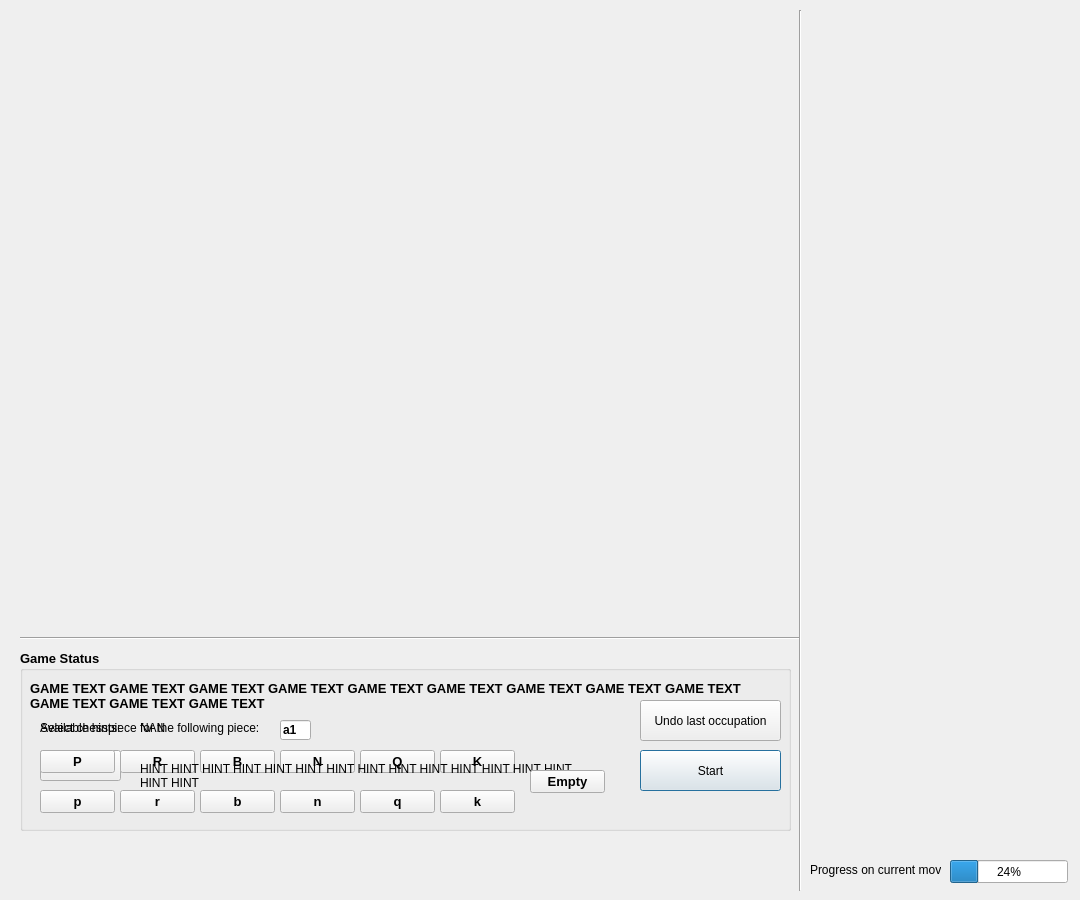
<?xml version="1.0" encoding="UTF-8"?>
<ui version="4.0">
 <class>Dialog</class>
 <widget class="QDialog" name="Dialog">
  <property name="windowModality">
   <enum>Qt::WindowModal</enum>
  </property>
  <property name="geometry">
   <rect>
    <x>0</x>
    <y>0</y>
    <width>1080</width>
    <height>900</height>
   </rect>
  </property>
  <property name="sizePolicy">
   <sizepolicy hsizetype="Fixed" vsizetype="Fixed">
    <horstretch>0</horstretch>
    <verstretch>0</verstretch>
   </sizepolicy>
  </property>
  <property name="minimumSize">
   <size>
    <width>1080</width>
    <height>900</height>
   </size>
  </property>
  <property name="maximumSize">
   <size>
    <width>1080</width>
    <height>900</height>
   </size>
  </property>
  <property name="windowTitle">
   <string>Chess Gameplay</string>
  </property>
  <property name="sizeGripEnabled">
   <bool>false</bool>
  </property>
  <widget class="QWidget" name="gridLayoutWidget">
   <property name="geometry">
    <rect>
     <x>20</x>
     <y>10</y>
     <width>771</width>
     <height>611</height>
    </rect>
   </property>
   <layout class="QGridLayout" name="gridLayout"/>
  </widget>
  <widget class="QGroupBox" name="groupBox">
   <property name="geometry">
    <rect>
     <x>20</x>
     <y>650</y>
     <width>771</width>
     <height>181</height>
    </rect>
   </property>
   <property name="font">
    <font>
     <pointsize>10</pointsize>
     <weight>75</weight>
     <bold>true</bold>
    </font>
   </property>
   <property name="title">
    <string>Game Status</string>
   </property>
   <widget class="QPushButton" name="GameButton">
    <property name="geometry">
     <rect>
      <x>620</x>
      <y>100</y>
      <width>141</width>
      <height>41</height>
     </rect>
    </property>
    <property name="sizePolicy">
     <sizepolicy hsizetype="Minimum" vsizetype="Fixed">
      <horstretch>0</horstretch>
      <verstretch>10</verstretch>
     </sizepolicy>
    </property>
    <property name="font">
     <font>
      <pointsize>9</pointsize>
      <weight>50</weight>
      <bold>false</bold>
     </font>
    </property>
    <property name="text">
     <string>Start</string>
    </property>
    <property name="autoRepeatDelay">
     <number>2000</number>
    </property>
   </widget>
   <widget class="QLabel" name="GameStatus_Text_Label">
    <property name="geometry">
     <rect>
      <x>10</x>
      <y>30</y>
      <width>741</width>
      <height>31</height>
     </rect>
    </property>
    <property name="sizePolicy">
     <sizepolicy hsizetype="Preferred" vsizetype="Maximum">
      <horstretch>0</horstretch>
      <verstretch>0</verstretch>
     </sizepolicy>
    </property>
    <property name="text">
     <string>GAME TEXT GAME TEXT GAME TEXT GAME TEXT GAME TEXT GAME TEXT GAME TEXT GAME TEXT GAME TEXT GAME TEXT GAME TEXT GAME TEXT </string>
    </property>
    <property name="wordWrap">
     <bool>true</bool>
    </property>
   </widget>
   <widget class="QPushButton" name="HintButton">
    <property name="geometry">
     <rect>
      <x>20</x>
      <y>100</y>
      <width>81</width>
      <height>31</height>
     </rect>
    </property>
    <property name="font">
     <font>
      <pointsize>9</pointsize>
      <weight>50</weight>
      <bold>false</bold>
     </font>
    </property>
    <property name="text">
     <string>Show hint</string>
    </property>
   </widget>
   <widget class="QLabel" name="Hint_Label_Text">
    <property name="geometry">
     <rect>
      <x>20</x>
      <y>70</y>
      <width>91</width>
      <height>16</height>
     </rect>
    </property>
    <property name="font">
     <font>
      <pointsize>9</pointsize>
      <weight>50</weight>
      <bold>false</bold>
     </font>
    </property>
    <property name="text">
     <string>Available hints: </string>
    </property>
   </widget>
   <widget class="QLabel" name="Hint_Label_Hint">
    <property name="geometry">
     <rect>
      <x>120</x>
      <y>110</y>
      <width>451</width>
      <height>31</height>
     </rect>
    </property>
    <property name="font">
     <font>
      <pointsize>9</pointsize>
      <weight>50</weight>
      <bold>false</bold>
     </font>
    </property>
    <property name="text">
     <string>HINT HINT HINT HINT HINT HINT HINT HINT HINT HINT HINT HINT HINT HINT HINT HINT </string>
    </property>
    <property name="wordWrap">
     <bool>true</bool>
    </property>
   </widget>
   <widget class="QLabel" name="Hint_Label_No">
    <property name="geometry">
     <rect>
      <x>120</x>
      <y>70</y>
      <width>61</width>
      <height>16</height>
     </rect>
    </property>
    <property name="font">
     <font>
      <pointsize>9</pointsize>
      <weight>50</weight>
      <bold>false</bold>
     </font>
    </property>
    <property name="text">
     <string>NAN</string>
    </property>
   </widget>
   <widget class="QPushButton" name="Button_R">
    <property name="geometry">
     <rect>
      <x>100</x>
      <y>100</y>
      <width>75</width>
      <height>23</height>
     </rect>
    </property>
    <property name="text">
     <string>R</string>
    </property>
   </widget>
   <widget class="QPushButton" name="Button_Q">
    <property name="geometry">
     <rect>
      <x>340</x>
      <y>100</y>
      <width>75</width>
      <height>23</height>
     </rect>
    </property>
    <property name="text">
     <string>Q</string>
    </property>
   </widget>
   <widget class="QPushButton" name="Button_p">
    <property name="geometry">
     <rect>
      <x>20</x>
      <y>140</y>
      <width>75</width>
      <height>23</height>
     </rect>
    </property>
    <property name="text">
     <string>p</string>
    </property>
   </widget>
   <widget class="QPushButton" name="Button_b">
    <property name="geometry">
     <rect>
      <x>180</x>
      <y>140</y>
      <width>75</width>
      <height>23</height>
     </rect>
    </property>
    <property name="text">
     <string>b</string>
    </property>
   </widget>
   <widget class="QPushButton" name="Button_k">
    <property name="geometry">
     <rect>
      <x>420</x>
      <y>140</y>
      <width>75</width>
      <height>23</height>
     </rect>
    </property>
    <property name="text">
     <string>k</string>
    </property>
   </widget>
   <widget class="QPushButton" name="Button_P">
    <property name="geometry">
     <rect>
      <x>20</x>
      <y>100</y>
      <width>75</width>
      <height>23</height>
     </rect>
    </property>
    <property name="text">
     <string>P</string>
    </property>
   </widget>
   <widget class="QPushButton" name="Button_B">
    <property name="geometry">
     <rect>
      <x>180</x>
      <y>100</y>
      <width>75</width>
      <height>23</height>
     </rect>
    </property>
    <property name="text">
     <string>B</string>
    </property>
   </widget>
   <widget class="QPushButton" name="Button_r">
    <property name="geometry">
     <rect>
      <x>100</x>
      <y>140</y>
      <width>75</width>
      <height>23</height>
     </rect>
    </property>
    <property name="text">
     <string>r</string>
    </property>
   </widget>
   <widget class="QPushButton" name="Button_K">
    <property name="geometry">
     <rect>
      <x>420</x>
      <y>100</y>
      <width>75</width>
      <height>23</height>
     </rect>
    </property>
    <property name="text">
     <string>K</string>
    </property>
   </widget>
   <widget class="QPushButton" name="Button_q">
    <property name="geometry">
     <rect>
      <x>340</x>
      <y>140</y>
      <width>75</width>
      <height>23</height>
     </rect>
    </property>
    <property name="text">
     <string>q</string>
    </property>
   </widget>
   <widget class="QPushButton" name="Button_n">
    <property name="geometry">
     <rect>
      <x>260</x>
      <y>140</y>
      <width>75</width>
      <height>23</height>
     </rect>
    </property>
    <property name="text">
     <string>n</string>
    </property>
   </widget>
   <widget class="QPushButton" name="Button_N">
    <property name="geometry">
     <rect>
      <x>260</x>
      <y>100</y>
      <width>75</width>
      <height>23</height>
     </rect>
    </property>
    <property name="text">
     <string>N</string>
    </property>
   </widget>
   <widget class="QPushButton" name="MidgameButton">
    <property name="geometry">
     <rect>
      <x>620</x>
      <y>50</y>
      <width>141</width>
      <height>41</height>
     </rect>
    </property>
    <property name="sizePolicy">
     <sizepolicy hsizetype="Minimum" vsizetype="Fixed">
      <horstretch>0</horstretch>
      <verstretch>10</verstretch>
     </sizepolicy>
    </property>
    <property name="font">
     <font>
      <pointsize>9</pointsize>
      <weight>50</weight>
      <bold>false</bold>
     </font>
    </property>
    <property name="text">
     <string>Undo last occupation</string>
    </property>
    <property name="autoRepeatDelay">
     <number>2000</number>
    </property>
   </widget>
   <widget class="QLabel" name="Field_Label_Text">
    <property name="geometry">
     <rect>
      <x>20</x>
      <y>70</y>
      <width>251</width>
      <height>16</height>
     </rect>
    </property>
    <property name="font">
     <font>
      <pointsize>9</pointsize>
      <weight>50</weight>
      <bold>false</bold>
     </font>
    </property>
    <property name="text">
     <string>Select chesspiece for the following piece:</string>
    </property>
   </widget>
   <widget class="QLineEdit" name="Input_Field">
    <property name="geometry">
     <rect>
      <x>260</x>
      <y>70</y>
      <width>31</width>
      <height>20</height>
     </rect>
    </property>
    <property name="font">
     <font>
      <pointsize>9</pointsize>
      <weight>75</weight>
      <bold>true</bold>
     </font>
    </property>
    <property name="text">
     <string>a1</string>
    </property>
   </widget>
   <widget class="QPushButton" name="Button_empty">
    <property name="geometry">
     <rect>
      <x>510</x>
      <y>120</y>
      <width>75</width>
      <height>23</height>
     </rect>
    </property>
    <property name="text">
     <string>Empty</string>
    </property>
   </widget>
   <zorder>HintButton</zorder>
   <zorder>Button_b</zorder>
   <zorder>Button_Q</zorder>
   <zorder>Button_P</zorder>
   <zorder>Button_p</zorder>
   <zorder>Button_n</zorder>
   <zorder>Button_r</zorder>
   <zorder>Button_k</zorder>
   <zorder>Button_K</zorder>
   <zorder>Button_q</zorder>
   <zorder>Button_B</zorder>
   <zorder>Button_N</zorder>
   <zorder>Button_R</zorder>
   <zorder>GameButton</zorder>
   <zorder>GameStatus_Text_Label</zorder>
   <zorder>Hint_Label_Text</zorder>
   <zorder>Hint_Label_Hint</zorder>
   <zorder>Hint_Label_No</zorder>
   <zorder>MidgameButton</zorder>
   <zorder>Field_Label_Text</zorder>
   <zorder>Input_Field</zorder>
   <zorder>Button_empty</zorder>
  </widget>
  <widget class="Line" name="line">
   <property name="geometry">
    <rect>
     <x>20</x>
     <y>630</y>
     <width>781</width>
     <height>16</height>
    </rect>
   </property>
   <property name="orientation">
    <enum>Qt::Horizontal</enum>
   </property>
  </widget>
  <widget class="QLabel" name="Debug_Text_Label">
   <property name="geometry">
    <rect>
     <x>30</x>
     <y>810</y>
     <width>121</width>
     <height>16</height>
    </rect>
   </property>
   <property name="sizePolicy">
    <sizepolicy hsizetype="Preferred" vsizetype="Maximum">
     <horstretch>0</horstretch>
     <verstretch>0</verstretch>
    </sizepolicy>
   </property>
   <property name="text">
    <string/>
   </property>
  </widget>
  <widget class="QProgressBar" name="progressBar">
   <property name="geometry">
    <rect>
     <x>950</x>
     <y>860</y>
     <width>118</width>
     <height>23</height>
    </rect>
   </property>
   <property name="value">
    <number>24</number>
   </property>
  </widget>
  <widget class="QLabel" name="label">
   <property name="geometry">
    <rect>
     <x>810</x>
     <y>860</y>
     <width>131</width>
     <height>20</height>
    </rect>
   </property>
   <property name="text">
    <string>Progress on current move</string>
   </property>
  </widget>
  <widget class="Line" name="line_2">
   <property name="geometry">
    <rect>
     <x>790</x>
     <y>10</y>
     <width>20</width>
     <height>881</height>
    </rect>
   </property>
   <property name="orientation">
    <enum>Qt::Vertical</enum>
   </property>
  </widget>
  <widget class="QWidget" name="verticalLayoutWidget">
   <property name="geometry">
    <rect>
     <x>810</x>
     <y>10</y>
     <width>261</width>
     <height>611</height>
    </rect>
   </property>
   <layout class="QVBoxLayout" name="ChartLayout"/>
  </widget>
  <action name="actionAccept">
   <property name="text">
    <string>Accept</string>
   </property>
  </action>
 </widget>
 <resources/>
 <connections/>
</ui>
